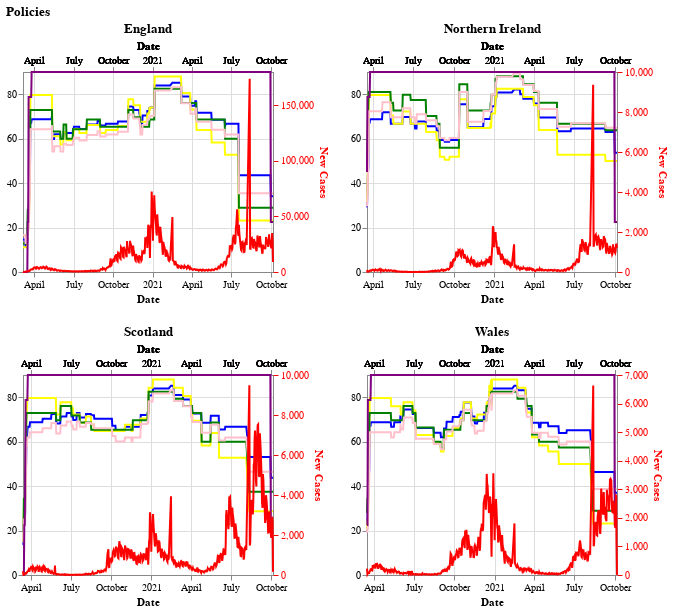

Here is the notebook cell this chart was saved with:
### Markdown cell above
### Altair 

The first visualization is a line chart plotted in Altair platform to mirror the responsiveness and effectiveness of the policies in terms of reducing daily new Covid-19 cases across time. Each of the four regions in the UK is plotted seperately to show whether the policies and disease progression are consistent across regions in the country.

### Code cell
alt.data_transformers.disable_max_rows()

chart1 = alt.Chart(data).mark_line(color='blue').encode(
    alt.X('Date:T'),
    alt.Y('GovernmentResponseIndex:Q', axis=alt.Axis(title=None)),
    tooltip=['Date:T', 'GovernmentResponseIndex:Q'])

chart2 = alt.Chart(data).mark_line(color='yellow').encode(
    alt.X('Date:T'),
    alt.Y('StringencyIndex:Q', axis=alt.Axis(title=None, labels=False, ticks=False)),
    tooltip=['Date:T', 'StringencyIndex:Q'])

chart3 = alt.Chart(data).mark_line(color='green').encode(
    alt.X('Date:T'),
    alt.Y('StringencyLegacyIndex:Q', axis=alt.Axis(title=None, labels=False, ticks=False)),
    tooltip=['Date:T', 'StringencyLegacyIndex:Q']
    )

chart4 = alt.Chart(data).mark_line(color='pink').encode(
    alt.X('Date:T'),
    alt.Y('ContainmentHealthIndex:Q', axis=alt.Axis(title=None, labels=False, ticks=False)),
    tooltip=['Date:T', 'ContainmentHealthIndex:Q']
    )

chart5 = alt.Chart(data).mark_line(color='purple').encode(
    alt.X('Date:T'),
    alt.Y('EconomicSupportIndex:Q', axis=alt.Axis(title=None, labels=False, ticks=False)),
     tooltip=['Date:T', 'EconomicSupportIndex:Q'])

chart_new_case = alt.Chart(data).mark_line(color='red').encode(
    alt.X('Date:T'),
    alt.Y('NewCasesByDay:Q', axis=alt.Axis(title='New Cases', titleColor='red', tickColor='red', labelColor='red')),
    tooltip=['Date:T', 'NewCasesByDay:Q'])


alt.concat(*(
    alt.layer(chart1, chart2, 
              chart3, chart4, 
              chart5, chart_new_case,
              title=f"{val}", 
              width=250, height=200)\
             .transform_filter(alt.datum.RegionName == val).resolve_scale(y='independent',x='independent')\
    for val in data.RegionName.unique()
)).properties(columns=2, 
              title='Policies')

### Figure 1 — Vega-Lite specification as saved in the notebook (floating-point values rounded to 4 significant figures; data arrays with more than 128 entries replaced by an {"elided": "..."} marker saying what was removed)
{"config": {"view": {"continuousWidth": 400, "continuousHeight": 300}}, "concat": [{"layer": [{"mark": {"type": "line", "color": "blue"}, "encoding": {"tooltip": [{"type": "temporal", "field": "Date"}, {"type": "quantitative", "field": "GovernmentResponseIndex"}], "x": {"type": "temporal", "field": "Date"}, "y": {"type": "quantitative", "axis": {"title": null}, "field": "GovernmentResponseIndex"}}}, {"mark": {"type": "line", "color": "yellow"}, "encoding": {"tooltip": [{"type": "temporal", "field": "Date"}, {"type": "quantitative", "field": "StringencyIndex"}], "x": {"type": "temporal", "field": "Date"}, "y": {"type": "quantitative", "axis": {"labels": false, "ticks": false, "title": null}, "field": "StringencyIndex"}}}, {"mark": {"type": "line", "color": "green"}, "encoding": {"tooltip": [{"type": "temporal", "field": "Date"}, {"type": "quantitative", "field": "StringencyLegacyIndex"}], "x": {"type": "temporal", "field": "Date"}, "y": {"type": "quantitative", "axis": {"labels": false, "ticks": false, "title": null}, "field": "StringencyLegacyIndex"}}}, {"mark": {"type": "line", "color": "pink"}, "encoding": {"tooltip": [{"type": "temporal", "field": "Date"}, {"type": "quantitative", "field": "ContainmentHealthIndex"}], "x": {"type": "temporal", "field": "Date"}, "y": {"type": "quantitative", "axis": {"labels": false, "ticks": false, "title": null}, "field": "ContainmentHealthIndex"}}}, {"mark": {"type": "line", "color": "purple"}, "encoding": {"tooltip": [{"type": "temporal", "field": "Date"}, {"type": "quantitative", "field": "EconomicSupportIndex"}], "x": {"type": "temporal", "field": "Date"}, "y": {"type": "quantitative", "axis": {"labels": false, "ticks": false, "title": null}, "field": "EconomicSupportIndex"}}}, {"mark": {"type": "line", "color": "red"}, "encoding": {"tooltip": [{"type": "temporal", "field": "Date"}, {"type": "quantitative", "field": "NewCasesByDay"}], "x": {"type": "temporal", "field": "Date"}, "y": {"type": "quantitative", "axis": {"labelColor": "red", "tickColor": "red", "title": "New Cases", "titleColor": "red"}, "field": "NewCasesByDay"}}}], "height": 200, "resolve": {"scale": {"x": "independent", "y": "independent"}}, "title": "England", "transform": [{"filter": "(datum.RegionName === 'England')"}], "width": 250}, {"layer": [{"mark": {"type": "line", "color": "blue"}, "encoding": {"tooltip": [{"type": "temporal", "field": "Date"}, {"type": "quantitative", "field": "GovernmentResponseIndex"}], "x": {"type": "temporal", "field": "Date"}, "y": {"type": "quantitative", "axis": {"title": null}, "field": "GovernmentResponseIndex"}}}, {"mark": {"type": "line", "color": "yellow"}, "encoding": {"tooltip": [{"type": "temporal", "field": "Date"}, {"type": "quantitative", "field": "StringencyIndex"}], "x": {"type": "temporal", "field": "Date"}, "y": {"type": "quantitative", "axis": {"labels": false, "ticks": false, "title": null}, "field": "StringencyIndex"}}}, {"mark": {"type": "line", "color": "green"}, "encoding": {"tooltip": [{"type": "temporal", "field": "Date"}, {"type": "quantitative", "field": "StringencyLegacyIndex"}], "x": {"type": "temporal", "field": "Date"}, "y": {"type": "quantitative", "axis": {"labels": false, "ticks": false, "title": null}, "field": "StringencyLegacyIndex"}}}, {"mark": {"type": "line", "color": "pink"}, "encoding": {"tooltip": [{"type": "temporal", "field": "Date"}, {"type": "quantitative", "field": "ContainmentHealthIndex"}], "x": {"type": "temporal", "field": "Date"}, "y": {"type": "quantitative", "axis": {"labels": false, "ticks": false, "title": null}, "field": "ContainmentHealthIndex"}}}, {"mark": {"type": "line", "color": "purple"}, "encoding": {"tooltip": [{"type": "temporal", "field": "Date"}, {"type": "quantitative", "field": "EconomicSupportIndex"}], "x": {"type": "temporal", "field": "Date"}, "y": {"type": "quantitative", "axis": {"labels": false, "ticks": false, "title": null}, "field": "EconomicSupportIndex"}}}, {"mark": {"type": "line", "color": "red"}, "encoding": {"tooltip": [{"type": "temporal", "field": "Date"}, {"type": "quantitative", "field": "NewCasesByDay"}], "x": {"type": "temporal", "field": "Date"}, "y": {"type": "quantitative", "axis": {"labelColor": "red", "tickColor": "red", "title": "New Cases", "titleColor": "red"}, "field": "NewCasesByDay"}}}], "height": 200, "resolve": {"scale": {"x": "independent", "y": "independent"}}, "title": "Northern Ireland", "transform": [{"filter": "(datum.RegionName === 'Northern Ireland')"}], "width": 250}, {"layer": [{"mark": {"type": "line", "color": "blue"}, "encoding": {"tooltip": [{"type": "temporal", "field": "Date"}, {"type": "quantitative", "field": "GovernmentResponseIndex"}], "x": {"type": "temporal", "field": "Date"}, "y": {"type": "quantitative", "axis": {"title": null}, "field": "GovernmentResponseIndex"}}}, {"mark": {"type": "line", "color": "yellow"}, "encoding": {"tooltip": [{"type": "temporal", "field": "Date"}, {"type": "quantitative", "field": "StringencyIndex"}], "x": {"type": "temporal", "field": "Date"}, "y": {"type": "quantitative", "axis": {"labels": false, "ticks": false, "title": null}, "field": "StringencyIndex"}}}, {"mark": {"type": "line", "color": "green"}, "encoding": {"tooltip": [{"type": "temporal", "field": "Date"}, {"type": "quantitative", "field": "StringencyLegacyIndex"}], "x": {"type": "temporal", "field": "Date"}, "y": {"type": "quantitative", "axis": {"labels": false, "ticks": false, "title": null}, "field": "StringencyLegacyIndex"}}}, {"mark": {"type": "line", "color": "pink"}, "encoding": {"tooltip": [{"type": "temporal", "field": "Date"}, {"type": "quantitative", "field": "ContainmentHealthIndex"}], "x": {"type": "temporal", "field": "Date"}, "y": {"type": "quantitative", "axis": {"labels": false, "ticks": false, "title": null}, "field": "ContainmentHealthIndex"}}}, {"mark": {"type": "line", "color": "purple"}, "encoding": {"tooltip": [{"type": "temporal", "field": "Date"}, {"type": "quantitative", "field": "EconomicSupportIndex"}], "x": {"type": "temporal", "field": "Date"}, "y": {"type": "quantitative", "axis": {"labels": false, "ticks": false, "title": null}, "field": "EconomicSupportIndex"}}}, {"mark": {"type": "line", "color": "red"}, "encoding": {"tooltip": [{"type": "temporal", "field": "Date"}, {"type": "quantitative", "field": "NewCasesByDay"}], "x": {"type": "temporal", "field": "Date"}, "y": {"type": "quantitative", "axis": {"labelColor": "red", "tickColor": "red", "title": "New Cases", "titleColor": "red"}, "field": "NewCasesByDay"}}}], "height": 200, "resolve": {"scale": {"x": "independent", "y": "independent"}}, "title": "Scotland", "transform": [{"filter": "(datum.RegionName === 'Scotland')"}], "width": 250}, {"layer": [{"mark": {"type": "line", "color": "blue"}, "encoding": {"tooltip": [{"type": "temporal", "field": "Date"}, {"type": "quantitative", "field": "GovernmentResponseIndex"}], "x": {"type": "temporal", "field": "Date"}, "y": {"type": "quantitative", "axis": {"title": null}, "field": "GovernmentResponseIndex"}}}, {"mark": {"type": "line", "color": "yellow"}, "encoding": {"tooltip": [{"type": "temporal", "field": "Date"}, {"type": "quantitative", "field": "StringencyIndex"}], "x": {"type": "temporal", "field": "Date"}, "y": {"type": "quantitative", "axis": {"labels": false, "ticks": false, "title": null}, "field": "StringencyIndex"}}}, {"mark": {"type": "line", "color": "green"}, "encoding": {"tooltip": [{"type": "temporal", "field": "Date"}, {"type": "quantitative", "field": "StringencyLegacyIndex"}], "x": {"type": "temporal", "field": "Date"}, "y": {"type": "quantitative", "axis": {"labels": false, "ticks": false, "title": null}, "field": "StringencyLegacyIndex"}}}, {"mark": {"type": "line", "color": "pink"}, "encoding": {"tooltip": [{"type": "temporal", "field": "Date"}, {"type": "quantitative", "field": "ContainmentHealthIndex"}], "x": {"type": "temporal", "field": "Date"}, "y": {"type": "quantitative", "axis": {"labels": false, "ticks": false, "title": null}, "field": "ContainmentHealthIndex"}}}, {"mark": {"type": "line", "color": "purple"}, "encoding": {"tooltip": [{"type": "temporal", "field": "Date"}, {"type": "quantitative", "field": "EconomicSupportIndex"}], "x": {"type": "temporal", "field": "Date"}, "y": {"type": "quantitative", "axis": {"labels": false, "ticks": false, "title": null}, "field": "EconomicSupportIndex"}}}, {"mark": {"type": "line", "color": "red"}, "encoding": {"tooltip": [{"type": "temporal", "field": "Date"}, {"type": "quantitative", "field": "NewCasesByDay"}], "x": {"type": "temporal", "field": "Date"}, "y": {"type": "quantitative", "axis": {"labelColor": "red", "tickColor": "red", "title": "New Cases", "titleColor": "red"}, "field": "NewCasesByDay"}}}], "height": 200, "resolve": {"scale": {"x": "independent", "y": "independent"}}, "title": "Wales", "transform": [{"filter": "(datum.RegionName === 'Wales')"}], "width": 250}], "columns": 2, "data": {"name": "data-f604cc8efa20870826f02f6a91ad3894"}, "title": "Policies", "$schema": "https://vega.github.io/schema/vega-lite/v4.8.1.json", "datasets": {"data-f604cc8efa20870826f02f6a91ad3894": {"elided": "2242 records"}}}
